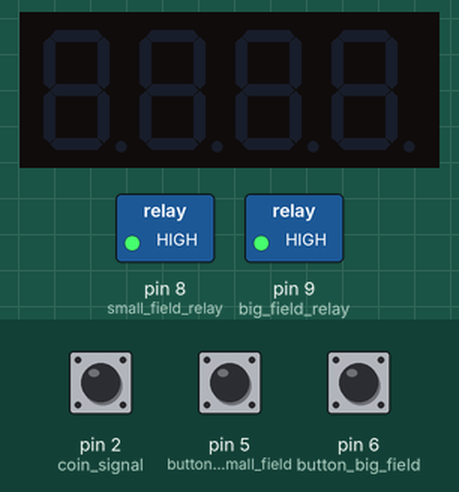
Simulated run of this sketch. Board: Arduino Uno, built with avr-gcc and run on an emulated ATmega328P. Parts: 4-digit seven-segment display, switched loads named in the sketch (green lamp = pin HIGH). Inputs (shaded band) come from the test bench; at power-on: pin 5 (button_small_field) HIGH, pin 2 (coin_signal) HIGH, pin 6 (button_big_field) HIGH.

Above: at 1.2 s.
1.3 s: pin 5 (button_small_field) pulled LOW for 0.15 s
At 2.3 s:
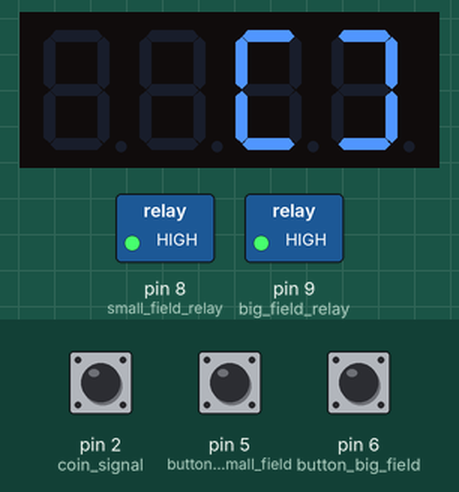
2.9 s: pin 2 (coin_signal) pulled LOW for 0.15 s
At 3.7 s:
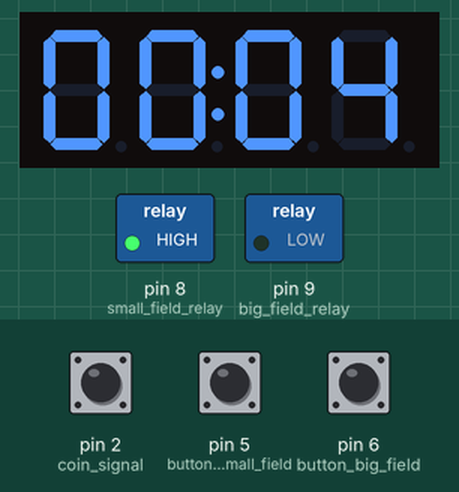
4.5 s: pin 6 (button_big_field) pulled LOW for 0.15 s
At 5.4 s:
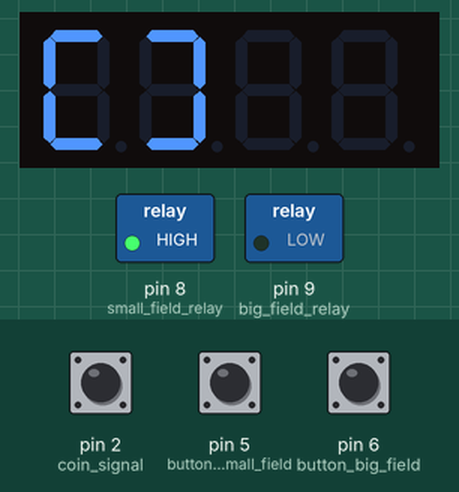
6.1 s: pin 2 (coin_signal) pulled LOW for 1 s
At 8.6 s:
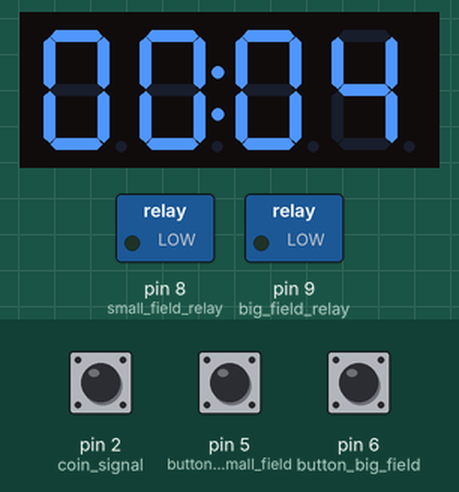
Timing chart, 0 to 9.6 s (numbered marks = the images above; inputs shaded):
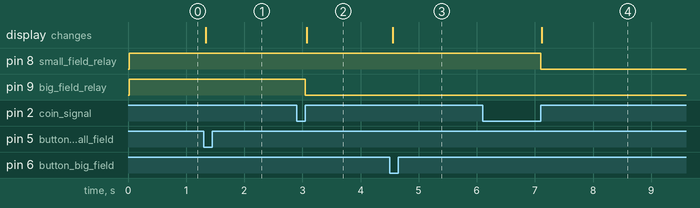

Measured:
- after the input at 1.3 s, the display: changes at once (image 1)
- after the input at 2.9 s, pin 9 (big_field_relay): HIGH → LOW after 0.15 s; the display: changes after 0.17 s (image 2)
- after the input at 4.5 s, the display: changes after 0.05 s (image 3)
- after the input at 6.1 s, pin 8 (small_field_relay): HIGH → LOW after 1.0 s; the display: changes after 1.0 s (image 4)

The sketch:

two_fields_vending_machine.ino
```cpp
#include <Arduino.h>
#include <TM1637Display.h>
#include <EEPROM.h>

#define CLK 3
#define DIO 4

TM1637Display display(CLK, DIO);

int DisplayTime1=0, DisplayTime2=0, minutes1=0, minutes2=0;
byte LastState=0, LastButton1=1, LastButton2=1, LastMinutes1 =0, LastMinutes2 =0, filtering=0, field=1;
unsigned long TimeMark = 0, TimeMark2 =0 , TimeMark3=0 ;
uint8_t rectangle[]={
  SEG_A|SEG_F|SEG_E|SEG_D,
  SEG_A|SEG_B|SEG_C|SEG_D,
};

void setup() {
  pinMode (8, OUTPUT);                  //small field relay
  pinMode (9, OUTPUT);                  //big field relay
  pinMode (5, INPUT_PULLUP);            //button small field
  pinMode (6, INPUT_PULLUP);            //button big field
  pinMode (2, INPUT_PULLUP);            //coin signal
  Serial.begin(500000);                 // comunitation speed
  display.setBrightness(0x0f);
  display.clear();
  byte LastState = digitalRead (2);
  }
void FieldCheck (){

  }
void ImpulseCheck () {
  byte state = digitalRead(2);
  if ((state != LastState) && (state == 0) && (filtering == 0)) {
    filtering = 1;
    TimeMark=millis();                                            //Start timer for impulse lenght
  }
  if (filtering == 1 && (95 <= (millis()-TimeMark) <= 105)) {     //filter all signal with lenght <98, 102> ms
    if ((state != LastState) && (state == 1)) {                   // if state has changed to 1 do
      if (field ==1){
        minutes1+= 4;
      }
      if (field ==2){
        minutes2+= 4;
      }
      filtering=0;
      }
    }
  LastState = state;
  }


// /////////////////////////////////


void loop() {
  ImpulseCheck ();

  if (minutes1>0){                                      //          TIME COUNTER FOR FIELD1
    if (TimeMark2 ==0) {
      TimeMark2 = millis();                                         //start timer counting one minute
      digitalWrite(8, LOW);
      }
    if ((millis()-TimeMark2) >= 60000){                             //check if one minute elapsed
      minutes1--;
      TimeMark2 = millis();                                         // if minute elapsed then zero Timer2 to count next minute
      }
    }
  if (minutes1 == 0) {
    digitalWrite(8, HIGH);                                           //turn off the light
    TimeMark2 = 0;                                                  //zero timer2 (minute counter)
  }

  if (minutes2>0){                                       //          TIME COUNTER FOR FIELD2
    if (TimeMark3 ==0) {
      TimeMark3 = millis();                                         //start timer counting one minute
      digitalWrite(9, LOW);
      }
    if ((millis()-TimeMark3) >= 60000){                             //check if one minute elapsed
      minutes2--;
      TimeMark3 = millis();                                         // if minute elapsed then zero Timer2 to count next minute
      }
    }
  if (minutes2 == 0) {
    digitalWrite(9, HIGH);                                           //turn off the light
    TimeMark3 = 0;                                                  //zero timer2 (minute counter)
  }


  if (((digitalRead(6)) != (LastButton1)) && (digitalRead(6) == 0)){              //left button check
    field = 1;
    display.clear();
    display.setSegments(rectangle, 2, 0);
  }
  if (((digitalRead(5)) != (LastButton2)) && (digitalRead(5) == 0)){              //right button check
    field = 2;
    display.clear();
    display.setSegments(rectangle, 2, 2);
  }
  LastButton1 = digitalRead(6);
  LastButton2 = digitalRead(5);


                                                                    // WHAT TO DISPLAY

  DisplayTime1= ((minutes1/60)*100)+(minutes1%60);                 //count 4 digit time format hh:mm
  DisplayTime2= ((minutes2/60)*100)+(minutes2%60);                 //count 4 digit time format hh:mm

  if (field ==1){                                                  // if the button of field 1 is pressed than it display field 1 time
    if (minutes1 > 0){
      display.showNumberDecEx(DisplayTime1, 0b01000000, true, 4, 0);
    }
    if  (((minutes1) != (LastMinutes1)) && (minutes1 == 0)){
      display.clear();
      display.setSegments(rectangle, 2, 0);                         //display left rectangle
    }
  }
  if (field == 2){
    if (minutes2 > 0){
      display.showNumberDecEx(DisplayTime2, 0b01000000, true, 4, 0);
    }
    if  (((minutes2) != (LastMinutes2)) && (minutes2 == 0)){
      display.clear();
      display.setSegments(rectangle, 2, 2);                         //display right rectangle
    }
  }
  LastMinutes1 = minutes1;
  LastMinutes2 = minutes2;
}
```
